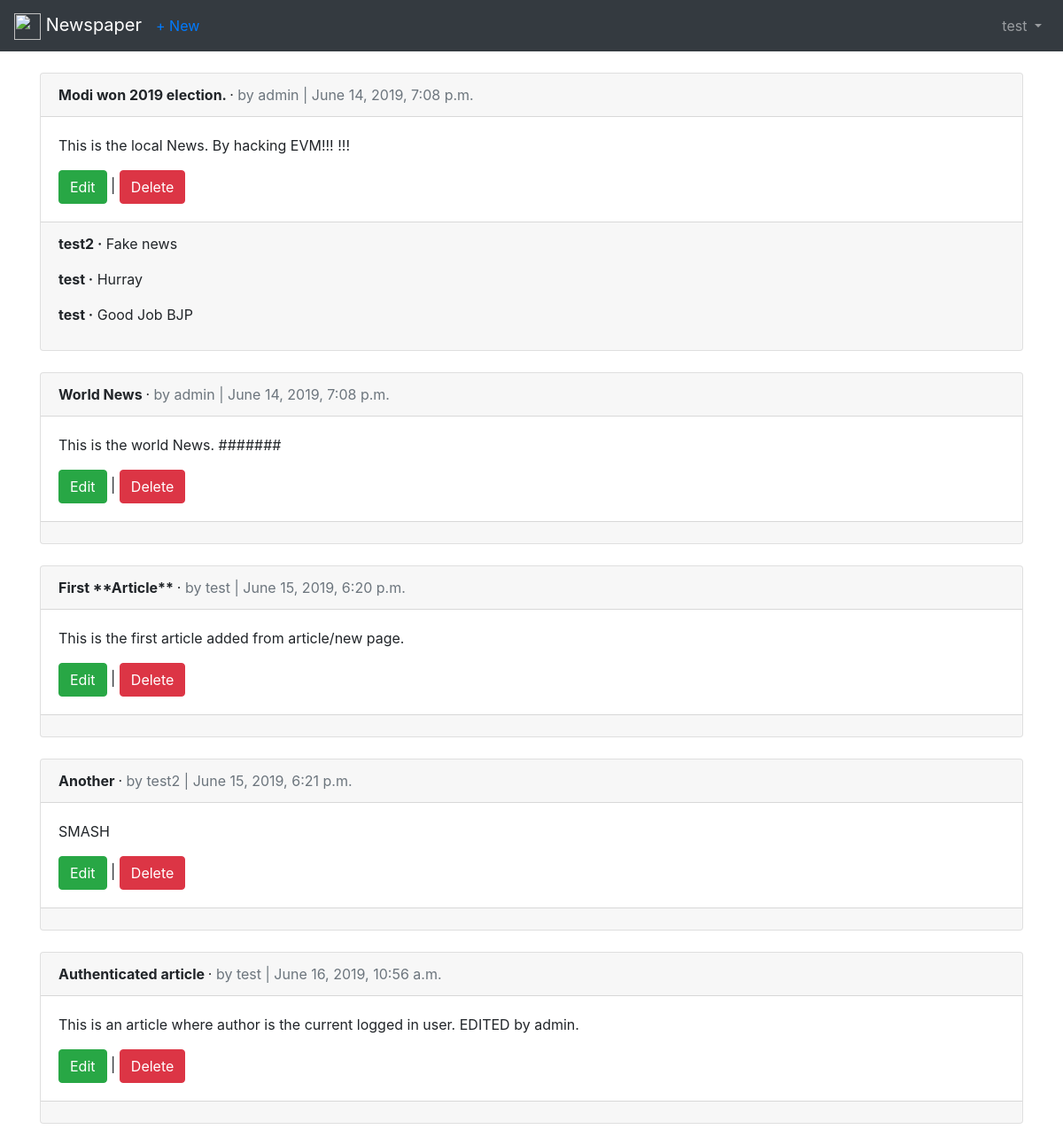
/articles/ (signed in), run on the app's committed database.
### user/models.py (models this page shows)
class CustomUser(AbstractUser):
    age = models.PositiveIntegerField(blank = True, null = True)

### articles/models.py (models this page shows, shortened)
class Article(models.Model):
    title = models.CharField(max_length = 255)
    body = models.TextField()
    date = models.DateTimeField(auto_now_add = True)
    author = models.ForeignKey(
        get_user_model(),
        on_delete = models.CASCADE,
    )

class Comment(models.Model):
    article = models.ForeignKey(
        Article,
        on_delete = models.CASCADE,
        related_name = 'comments',
    )
    comment = models.CharField(max_length = 200)
    author = models.ForeignKey(
        get_user_model(),
        on_delete = models.CASCADE,
    )
    def __str__(self):
        return self.comment

### articles/views.py (the view)
# urls.py: path('', ArticleListView.as_view(), name = 'article_list'),
class ArticleListView(ListView):
    model = Article
    template_name = 'article_list.html'

### templates/article_list.html (shortened to what this page needs)
{% extends 'base.html' %}
    {% block content %}
        {% for article in object_list %}
            <div class="card">
                <div class="card-header">
                    <span class="font-weight-bold"> {{ article.title }} </span> &middot;
                    <span class="text-muted"> by {{ article.author }} |
                        {{ article.date }}
                    </span>
                </div>
                <div class="card-body">
                    <p>{{ article.body }}</p>
                    {% if user.is_authenticated %}
                    <a href="{% url 'article_edit'  article.pk %}" class="btn btn-success">Edit</a> |
                    <a href="{% url 'article_delete' article.pk %}" class="btn btn-danger">Delete</a>
                    {% endif %}
                </div>
                <div class="card-footer">
                    {% for comment in article.comments.all %}
                    <p>
                        <span class="font-weight-bold">{{ comment.author }} &middot;</span>
                        {{ comment }}
                    </p>
                    {% endfor %}
                </div>
            </div>
            <br />
        {% endfor %}
    {% endblock content %}

### templates/base.html (shortened to what this page needs)
{% load static %}
<!DOCTYPE html>
<html lang="en">
<head>
    <link rel="stylesheet" href="https://stackpath.bootstrapcdn.com/bootstrap/4.3.1/css/bootstrap.min.css">
</head>
<body>
    <nav class="navbar navbar-expand-md navbar-dark bg-dark mb-4">
        <a class="navbar-brand" href="{% url 'home' %}">
            <img src="https://upload.wikimedia.org/wikipedia/commons/c/cf/MSN_News_icon.png" width="30" height="30"
                alt="">
            Newspaper
        </a>
        {% if user.is_authenticated %}
        <ul class="navbar-nav mr-auto">
            <li class="nav-item"><a href="{% url 'article_new' %}">+ New</a></li>
        </ul>
        {% endif %}
        <div class="collapse navbar-collapse" id="navbarCollapse">
            {% if user.is_authenticated %}
            <ul class="navbar-nav ml-auto">
                <li class="nav-item">
                    <a class="nav-link dropdown-toggle" href="#" id="userMenu" data-toggle="dropdown"
                        aria-haspopup="true" aria-expanded="false">
                        {{ user.username }}
                    </a>
                </li>
            </ul>
            {% endif %}
        </div>
    </nav>
    <div class="container">
        {% block content %}
        {% endblock content %}
    </div>
</body>
</html>

### data on the page
CustomUser: username "test"
Article: title "Modi won 2019 election.", author "admin", date "June 14, 2019, 7:08 p.m.", body "This is the local News. By hacking EVM!!! !!!"
Comment: author "test2", comment "Fake news"
Comment: author "test", comment "Hurray"
Comment: author "test", comment "Good Job BJP"
Article: title "World News", author "admin", date "June 14, 2019, 7:08 p.m.", body "This is the world News. #######"
Article: title "First **Article**", author "test", date "June 15, 2019, 6:20 p.m.", body "This is the first article added from article/new page."
Article: title "Another", author "test2", date "June 15, 2019, 6:21 p.m.", body "SMASH"
Article: title "Authenticated article", author "test", date "June 16, 2019, 10:56 a.m.", body "This is an article where author is the current logged in user. EDITED by admin."
